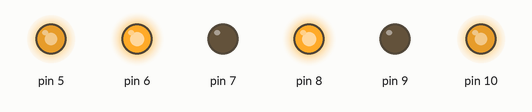
The sketch below on a simulated Arduino Uno, built with avr-gcc and run on an emulated ATmega328P. Parts: output pins drawn as LEDs (lit = HIGH).

Above: at 0.05 s.
At 4.05 s:
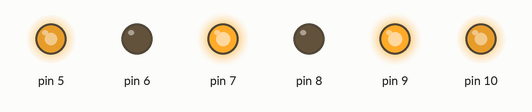
At 7.95 s:
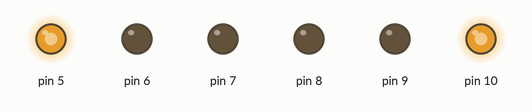
Timing chart, 0 to 9.2 s (numbered marks = the images above):
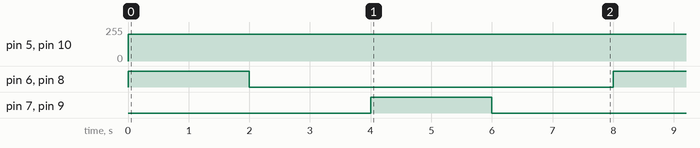

Measured:
- by itself, pin 5, pin 10: 0/255 → 200/255 at 0.00 s
- by itself, pin 6–9: alternates HIGH for 2.0 s and LOW for 6.0 s

The sketch:

app.ino
```cpp
#include "motor.h"

Motor right(6,7,5);
Motor left(8,9,10);

void setup(){

}

void loop(){
    // 전진
    left.forward();
    right.forward();
    delay(2000);

    // 정지
    left.stop();
    right.stop();
    delay(2000);

    // 후진
    left.backward();
    right.backward();
    delay(2000);

    // 정지
    left.stop();
    right.stop();
    delay(2000);
}
```

motor.cpp
```cpp
#include "motor.h"

Motor::Motor(int in1, int in2, int en) : in1(in1), in2(in2), en(en){
    pinMode(in1, OUTPUT);
    pinMode(in2, OUTPUT);
    pinMode(en, OUTPUT);
}

void Motor::forward(int speed){
    digitalWrite(in1, HIGH);
    digitalWrite(in2, LOW);
    analogWrite(en, speed);
}

void Motor::backward(int speed){
    digitalWrite(in1, LOW);
    digitalWrite(in2, HIGH);
    analogWrite(en, speed);
}

void Motor::stop(){
    digitalWrite(in1, LOW);
    digitalWrite(in2, LOW);
}

void Motor::setSpeed(int speed){
    analogWrite(en,speed);
}
```

motor.h
```cpp
#pragma once

#include <Arduino.h>

class Motor{
protected:
    int in1;    // 전진
    int in2;    // 후진
    int en;     // 속도, PWM

public:
    Motor(int in1, int in2, int en);

    void forward(int speed=200);    // 전진
    void backward(int speed=200);   // 후진
    void stop();                // 정지
    void setSpeed(int speed);
};
```
